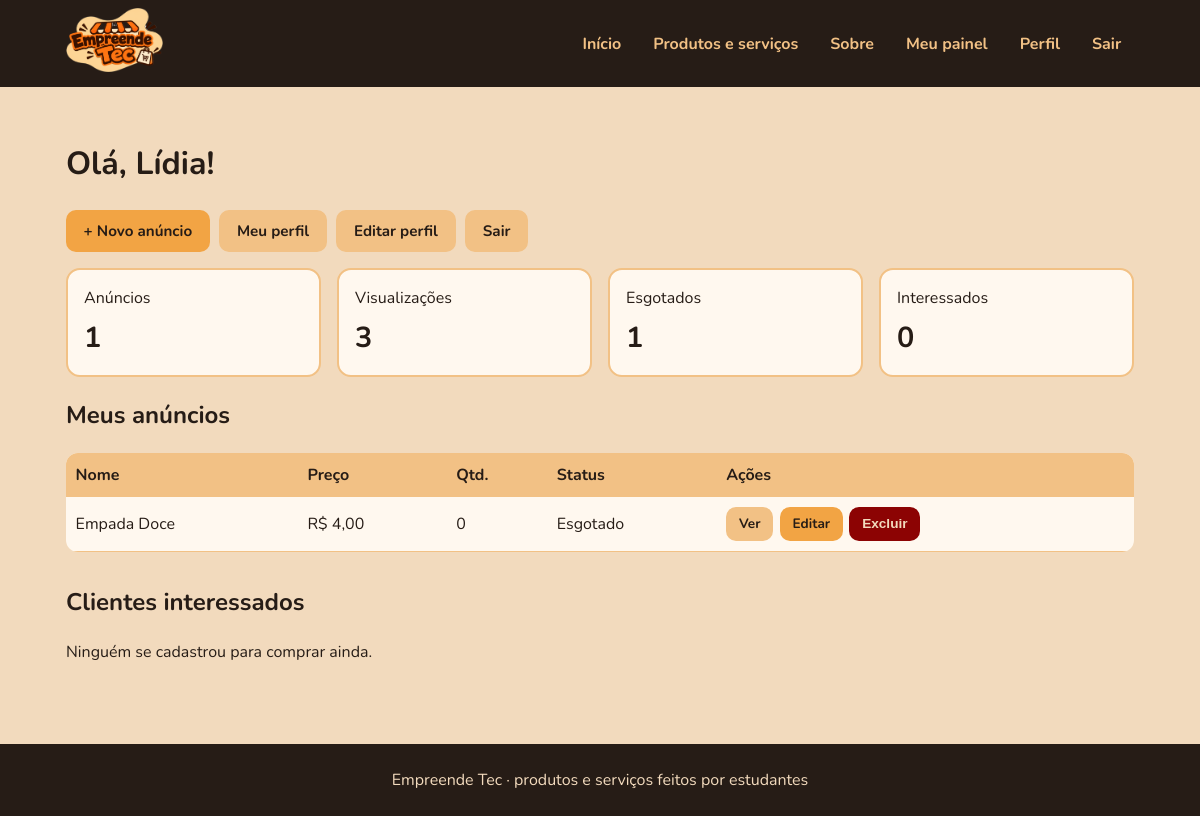
/painel (signed in), run on the app's committed database.
### tables this page shows
CREATE TABLE usuarios(
  id INTEGER PRIMARY KEY AUTOINCREMENT, nome TEXT NOT NULL, turma TEXT NOT NULL,
  email TEXT NOT NULL, telefone TEXT NOT NULL,
  usuario TEXT NOT NULL UNIQUE COLLATE NOCASE, senha TEXT NOT NULL,
  foto TEXT DEFAULT '', loja TEXT DEFAULT '');

CREATE TABLE produtos(
  id INTEGER PRIMARY KEY AUTOINCREMENT,
  usuario_id INTEGER NOT NULL REFERENCES usuarios(id) ON DELETE CASCADE,
  categoria_id INTEGER NOT NULL REFERENCES categorias(id),
  tipo TEXT NOT NULL DEFAULT 'Produto', nome TEXT NOT NULL, descricao TEXT NOT NULL,
  preco REAL NOT NULL, quantidade INTEGER NOT NULL, pagamento TEXT NOT NULL,
  local_entrega TEXT NOT NULL, whatsapp TEXT NOT NULL, imagem TEXT DEFAULT '',
  views INTEGER DEFAULT 0, created_at TEXT, status TEXT DEFAULT 'Disponível');

### app.py (the view)
@app.route('/painel')
@login_required
def painel():
    itens = q(SEL + ' WHERE p.usuario_id=? ORDER BY p.id DESC', (g.user['id'],))
    pedidos = q('''SELECT i.*, p.nome AS produto FROM interessados i JOIN produtos p ON p.id=i.produto_id
                   WHERE p.usuario_id=? ORDER BY i.id DESC''', (g.user['id'],))
    return render_template('painel.html', itens=itens, pedidos=pedidos, views=sum(i['views'] for i in itens),
                           esgotados=sum(1 for i in itens if i['status'] == 'Esgotado'))

### app.py (called while the page is built)
def conectar():
    c = sqlite3.connect(DB)
    c.row_factory = sqlite3.Row
    c.execute('PRAGMA foreign_keys=ON')
    return c

def db():
    if 'db' not in g:
        g.db = conectar()
    return g.db

@app.teardown_appcontext
def fechar(_):
    c = g.pop('db', None)
    if c:
        c.close()

def q(sql, args=(), one=False):
    rows = db().execute(sql, args).fetchall()
    return (rows[0] if rows else None) if one else rows

@app.before_request
def carregar_usuario():
    uid = session.get('user_id')
    g.user = q('SELECT * FROM usuarios WHERE id=?', (uid,), True) if uid else None

@app.context_processor
def contexto():
    return dict(user=g.get('user'), categorias=q('SELECT * FROM categorias ORDER BY id'), TIPOS=TIPOS)

@app.template_filter('brl')
def brl(v):
    return 'R$ ' + f'{v:,.2f}'.replace(',', 'X').replace('.', ',').replace('X', '.')

def login_required(fn):
    @wraps(fn)
    def w(*a, **k):
        if not g.user:
            flash('Faça login para acessar essa página.', 'warning')
            return redirect(url_for('login'))
        return fn(*a, **k)
    return w

### templates/painel.html
{% extends 'base.html' %}{% block titulo %}Meu painel{% endblock %}{% block conteudo %}
<h1>Olá, {{ user.nome }}!</h1>
<div class="botoes"><a class="btn" href="{{ url_for('novo_produto') }}">+ Novo anúncio</a><a class="btn btn-sec" href="{{ url_for('perfil') }}">Meu perfil</a><a class="btn btn-sec" href="{{ url_for('editar_perfil') }}">Editar perfil</a><a class="btn btn-sec" href="{{ url_for('logout') }}">Sair</a></div>
<div class="stats"><div class="card">Anúncios<strong>{{ itens|length }}</strong></div><div class="card">Visualizações<strong>{{ views }}</strong></div><div class="card">Esgotados<strong>{{ esgotados }}</strong></div><div class="card">Interessados<strong>{{ pedidos|length }}</strong></div></div>
<h2>Meus anúncios</h2>
{% if itens %}<table><tr><th>Nome</th><th>Preço</th><th>Qtd.</th><th>Status</th><th>Ações</th></tr>
{% for i in itens %}<tr><td>{{ i.nome }}</td><td>{{ i.preco|brl }}</td><td>{{ i.quantidade }}</td><td>{{ i.status }}</td>
<td><div class="botoes"><a class="btn btn-sm btn-sec" href="{{ url_for('produto', produto_id=i.id) }}">Ver</a><a class="btn btn-sm" href="{{ url_for('editar', produto_id=i.id) }}">Editar</a>
<form method="post" action="{{ url_for('excluir', produto_id=i.id) }}" onsubmit="return confirm('Excluir este anúncio?')"><button class="btn btn-sm btn-perigo">Excluir</button></form></div></td></tr>{% endfor %}</table>
{% else %}<p>Você ainda não tem anúncios.</p>{% endif %}
<h2 style="margin-top:2rem">Clientes interessados</h2>
{% if pedidos %}<table><tr><th>Data</th><th>Produto</th><th>Cliente</th><th>Contato</th><th>Qtd.</th><th>Mensagem</th></tr>
{% for c in pedidos %}<tr><td>{{ c.created_at }}</td><td>{{ c.produto }}</td><td>{{ c.nome }}</td><td>{{ c.email }}<br><a href="https://wa.me/55{{ c.telefone|digitos }}" target="_blank">{{ c.telefone }}</a></td><td>{{ c.quantidade }}</td><td>{{ c.mensagem }}</td></tr>{% endfor %}</table>
{% else %}<p>Ninguém se cadastrou para comprar ainda.</p>{% endif %}
{% endblock %}

### templates/base.html (shortened to what this page needs)
<!doctype html><html lang="pt-BR"><head><meta charset="utf-8"><meta name="viewport" content="width=device-width,initial-scale=1">
<link rel="stylesheet" href="{{ url_for('static', filename='css/cores.css') }}"></head><body>
<header><div class="wrap">
<a href="{{ url_for('index') }}"><img src="{{ url_for('static', filename='img/logo.png') }}" alt="Empreende Tec" class="logo"></a>
<nav><a href="{{ url_for('index') }}">Início</a><a href="{{ url_for('produtos') }}">Produtos e serviços</a><a href="{{ url_for('sobre') }}">Sobre</a>
{% if user %}<a href="{{ url_for('painel') }}">Meu painel</a><a href="{{ url_for('perfil') }}">Perfil</a><a href="{{ url_for('logout') }}">Sair</a>
{% else %}<a href="{{ url_for('login') }}">Entrar</a><a class="btn" href="{{ url_for('cadastro') }}">Quero vender</a>{% endif %}</nav>
</div></header>
<main><div class="wrap">
{% block conteudo %}{% endblock %}
</div></main>
<footer><div class="wrap">Empreende Tec · produtos e serviços feitos por estudantes</div></footer>
</body></html>

### static/css/cores.css (style rules this page uses)
:root { --laranja:#F2A444; --pessego:#F2C185; --creme:#F2DABD; --marrom:#261C16; --vinho:#8C0303; }
body { background:var(--creme);color:var(--marrom) }
a { color:var(--vinho) }
header,nav,footer { background:var(--marrom);color:var(--creme) }
header a,nav a,footer a { color:var(--pessego) }
.logo { height:64px;width:auto }
.btn,button,input[type=submit] { background:var(--laranja);color:var(--marrom);border:0;border-radius:10px;padding:.6rem 1.1rem;font-weight:700;cursor:pointer }
.card { background:#fff8ef;border:2px solid var(--pessego);border-radius:14px }
* { box-sizing:border-box }
body { margin:0;font-family:"Nunito",system-ui,sans-serif;line-height:1.5 }
.wrap { max-width:1100px;margin:0 auto;padding:0 1rem }
header .wrap { display:flex;align-items:center;justify-content:space-between;gap:1rem;flex-wrap:wrap;padding:.5rem 1rem }
header nav { background:none;display:flex;gap:.4rem;flex-wrap:wrap;align-items:center }
header nav a { text-decoration:none;padding:.45rem .8rem;border-radius:10px;font-weight:700 }
main { padding:2rem 0;min-height:70vh }
footer { padding:1.5rem 0;text-align:center;margin-top:2rem }
.btn { display:inline-flex;align-items:center;justify-content:center;gap:.4rem;text-decoration:none;font-size:.95rem;line-height:1.2;min-height:42px;white-space:nowrap }
.btn-sec { background:var(--pessego) }
.btn-perigo { background:var(--vinho);color:var(--creme) }
.btn-sm { min-height:34px;padding:.35rem .8rem;font-size:.85rem }
.botoes { display:flex;flex-wrap:wrap;gap:.6rem;align-items:center;margin:1rem 0 }
.botoes form { margin:0 }
.card { padding:1rem;display:flex;flex-direction:column;gap:.4rem;overflow:hidden }
.stats { display:grid;grid-template-columns:repeat(auto-fit,minmax(160px,1fr));gap:1rem;margin:1rem 0 }
.stats .card strong { font-size:1.8rem }
table { width:100%;border-collapse:collapse;background:#fff8ef;border-radius:12px;overflow:hidden }
th,td { padding:.6rem;border-bottom:1px solid var(--pessego);text-align:left;vertical-align:middle }
th { background:var(--pessego) }
td .botoes { margin:0;gap:.4rem }

### data on the page
usuarios: nome "Lídia"
produtos: nome "Empada Doce", preco|brl "R$ 4,00", quantidade "0", status "Esgotado"

### other printed values
{{ itens|length }} "1"
{{ views }} "3"
{{ esgotados }} "1"
{{ pedidos|length }} "0"
